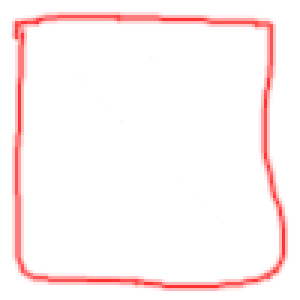
#> input picture scripts/test_red_path.png, 100 x 100 px (shown 3 times larger)
$ python extract_red_path.py --input test_red_path.png
#> lines starting #> are read from the running program, lines starting #| are printed output that depends on the picture; after the words box and inside, x2 and y2 are one past the last pixel; in counts of white or black regions, pixels touching at a corner belong together
#!/usr/bin/env python3
"""
Read an RGB image where background is white and a path is drawn in red.
Extract red pixel coordinates and append them to points.txt (one point per line: "x y").

Usage:
    python scripts/extract_red_path.py --input path.png --output points.txt --step 1 --threshold 200 --append

Options:
- --input: input image path
- --output: output points file (default: points.txt)
- --step: sample every N pixels along x and y to reduce output (default 1 = all)
- --threshold: minimum red channel value to consider a pixel "red" (0-255)
- --append: if set, append to existing file; otherwise overwrite
"""
import argparse
from PIL import Image
import numpy as np


def extract_red_pixels(image_path, threshold=200, step=1):
#> called with image_path = 'test_red_path.png', threshold = 200, step = 1
    img = Image.open(image_path).convert('RGB')
#> img is the input picture: PIL image 100x100 RGB; mean R, G, B 255, 243.5, 243.5
    arr = np.array(img)
    # arr shape: (H, W, 3)
    H, W, C = arr.shape
#> H = 100; W = 100; C = 3
    red = arr[:, :, 0]
#> red: shape (100, 100); every value is 255
    green = arr[:, :, 1]
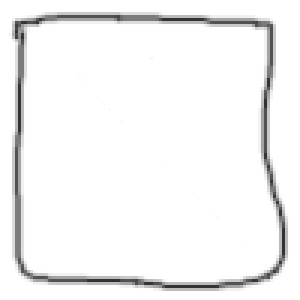
#> green: shape (100, 100) (shown 3 times larger); min 50, max 255, mean 243.5
    blue = arr[:, :, 2]

    # Condition for red pixel: red > threshold and green,blue are small compared to red
    mask = (red >= threshold) & (green < threshold // 2) & (blue < threshold // 2)
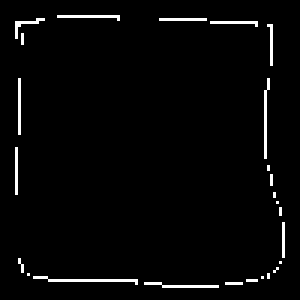
#> mask: shape (100, 100) bool (shown 3 times larger); 2.6% white in thin lines or dots, all inside (x1, y1, x2, y2) = (5, 5, 95, 96)

    points = []
    for y in range(0, H, step):
        for x in range(0, W, step):
            if mask[y, x]:
                # Use x y coordinates (float not necessary, but we'll output floats)
                points.append((float(x), float(y)))
    return points


def main():
    parser = argparse.ArgumentParser()
    parser.add_argument('--input', required=True, help='Input image path')
    parser.add_argument('--output', default='points.txt', help='Output points file')
    parser.add_argument('--step', type=int, default=1, help='Sampling step in pixels')
    parser.add_argument('--threshold', type=int, default=200, help='Red threshold (0-255)')
    parser.add_argument('--append', action='store_true', help='Append to output file instead of overwrite')
    parser.add_argument('--scale_max', type=float, default=5.0, help='Scale output coordinates into [0,scale_max] range')
    parser.add_argument('--radius', type=float, default=0.0, help='Minimum distance between output points; points closer than radius will be filtered out (in scaled units)')
    parser.add_argument('--origin', choices=['top-left', 'bottom-left'], default='bottom-left', help='Origin for coordinates: top-left (image coords) or bottom-left (default)')
    args = parser.parse_args()

    points = extract_red_pixels(args.input, threshold=args.threshold, step=args.step)

    # Scale points to [0, scale_max] range
    img = Image.open(args.input).convert('RGB')
    arr = np.array(img)
    H, W = arr.shape[0], arr.shape[1]
#> H = 100; W = 100
    scale_max = float(args.scale_max)
    if scale_max <= 0:
        scale_max = 5.0

    scaled_points = []
    for x, y in points:
        # Convert pixel coords depending on origin choice
        if args.origin == 'bottom-left':
            # bottom-left origin: x same, y inverted (y' = (H-1 - y))
            px = x
            py = (H - 1.0) - y
        else:
            px = x
            py = y

        sx = (px / max(1.0, W - 1)) * scale_max
        sy = (py / max(1.0, H - 1)) * scale_max
        scaled_points.append((sx, sy))

    # If radius filtering requested, perform greedy filtering in SCALED coordinate space
    if args.radius is not None and args.radius > 0.0:
        kept = []
        for p in scaled_points:
            x, y = p
            too_close = False
            for qx, qy in kept:
                dx = x - qx
                dy = y - qy
                if (dx * dx + dy * dy) <= (args.radius * args.radius):
                    too_close = True
                    break
            if not too_close:
                kept.append(p)
        scaled_points = kept

    if args.append:
        mode = 'a'
    else:
        mode = 'w'

    with open(args.output, mode) as f:
        for x, y in scaled_points:
            f.write(f"{x} {y}\n")

    print(f"Wrote {len(scaled_points)} points to {args.output}")
#| Wrote 260 points to points.txt


if __name__ == '__main__':
    main()
